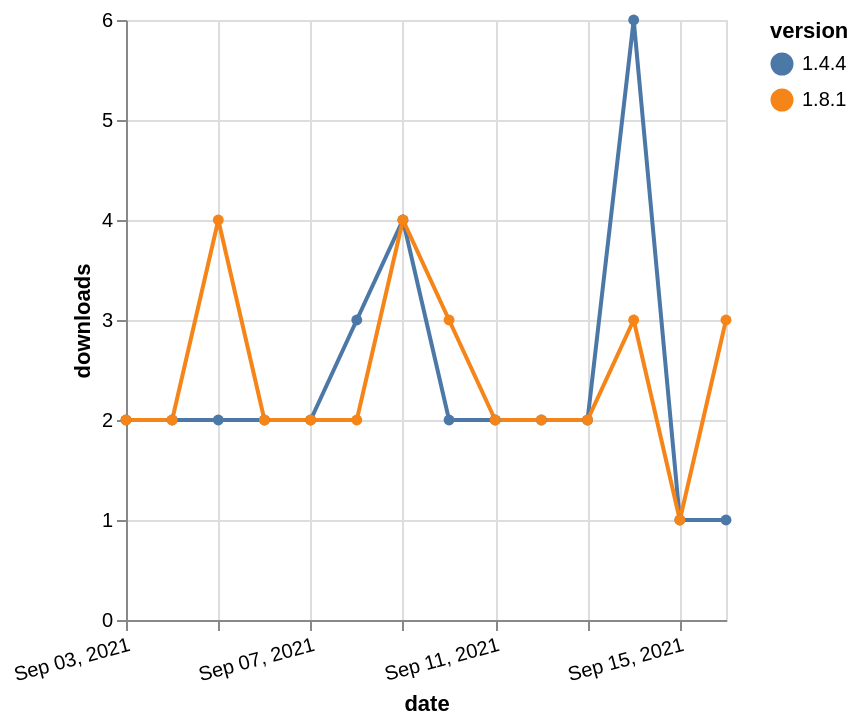

Write a Vega-Lite specification for this figure.
### Vega-Lite specification from a JSON file in a GitHub repository (floating-point values rounded to 4 significant figures)
{"$schema": "https://vega.github.io/schema/vega-lite/v5.json", "description": "A simple bar chart with embedded data.", "data": {"values": [{"date": "2021-09-03", "total": 2877, "delta": 2, "version": "1.4.4"}, {"date": "2021-09-04", "total": 2879, "delta": 2, "version": "1.4.4"}, {"date": "2021-09-05", "total": 2881, "delta": 2, "version": "1.4.4"}, {"date": "2021-09-06", "total": 2883, "delta": 2, "version": "1.4.4"}, {"date": "2021-09-07", "total": 2885, "delta": 2, "version": "1.4.4"}, {"date": "2021-09-08", "total": 2888, "delta": 3, "version": "1.4.4"}, {"date": "2021-09-09", "total": 2892, "delta": 4, "version": "1.4.4"}, {"date": "2021-09-10", "total": 2894, "delta": 2, "version": "1.4.4"}, {"date": "2021-09-11", "total": 2896, "delta": 2, "version": "1.4.4"}, {"date": "2021-09-12", "total": 2898, "delta": 2, "version": "1.4.4"}, {"date": "2021-09-13", "total": 2900, "delta": 2, "version": "1.4.4"}, {"date": "2021-09-14", "total": 2906, "delta": 6, "version": "1.4.4"}, {"date": "2021-09-15", "total": 2907, "delta": 1, "version": "1.4.4"}, {"date": "2021-09-16", "total": 2908, "delta": 1, "version": "1.4.4"}, {"date": "2021-09-03", "total": 1676, "delta": 2, "version": "1.8.1"}, {"date": "2021-09-04", "total": 1678, "delta": 2, "version": "1.8.1"}, {"date": "2021-09-05", "total": 1682, "delta": 4, "version": "1.8.1"}, {"date": "2021-09-06", "total": 1684, "delta": 2, "version": "1.8.1"}, {"date": "2021-09-07", "total": 1686, "delta": 2, "version": "1.8.1"}, {"date": "2021-09-08", "total": 1688, "delta": 2, "version": "1.8.1"}, {"date": "2021-09-09", "total": 1692, "delta": 4, "version": "1.8.1"}, {"date": "2021-09-10", "total": 1695, "delta": 3, "version": "1.8.1"}, {"date": "2021-09-11", "total": 1697, "delta": 2, "version": "1.8.1"}, {"date": "2021-09-12", "total": 1699, "delta": 2, "version": "1.8.1"}, {"date": "2021-09-13", "total": 1701, "delta": 2, "version": "1.8.1"}, {"date": "2021-09-14", "total": 1704, "delta": 3, "version": "1.8.1"}, {"date": "2021-09-15", "total": 1705, "delta": 1, "version": "1.8.1"}, {"date": "2021-09-16", "total": 1708, "delta": 3, "version": "1.8.1"}]}, "width": "container", "mark": {"type": "line", "point": {"filled": true}}, "encoding": {"x": {"field": "date", "type": "temporal", "timeUnit": "yearmonthdate", "title": "date", "axis": {"labelAngle": -15}}, "y": {"field": "delta", "type": "quantitative", "title": "downloads"}, "color": {"field": "version", "type": "nominal"}, "tooltip": {"field": "delta"}}}
